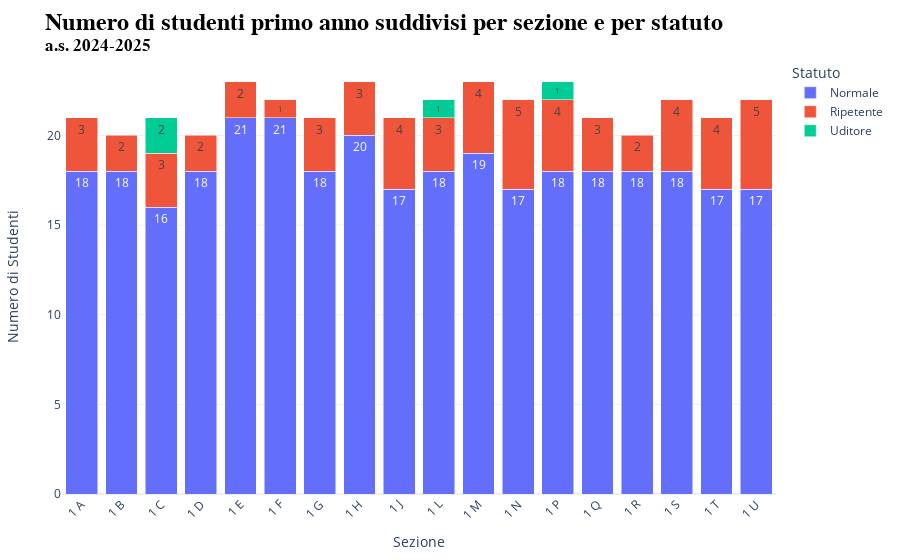

This figure's notebook cell:
### Code cell
# Libreria
import pandas as pd 
import plotly.express as px

# Importazione del file Excel
df = pd.read_excel('estrazione.xlsx')

# Filtrare solo gli studenti del primo anno
df_primo_anno = df[df['Classe (anno)'] == 'primo anno']

# Contare il numero di studenti per ogni sezione e statuto del primo anno
studenti_per_sezione_statuto = df_primo_anno.groupby(['Sezione', 'Statuto']).size().reset_index(name='Numero di Studenti')

# Creare il grafico a istogrammi raggruppato per sezione e statuto utilizzando Plotly
fig14 = px.bar(
    studenti_per_sezione_statuto,
    x='Sezione',
    y='Numero di Studenti',
    color='Statuto',
    text='Numero di Studenti',
    barmode='stack'  # Usa 'stack' per avere barre sovrapposte
)

# Aggiornare il testo delle barre con i valori assoluti
fig14.update_traces(
    texttemplate='%{text}',  # Mostra solo il numero assoluto
    textposition='inside',
    textangle=0  # Mantieni il testo orizzontale
)

# Modificare le impostazioni dell'asse delle y e inclinare le etichette dell'asse x
fig14.update_layout(
    yaxis=dict(
        title='Numero di Studenti',
        title_standoff=25  # Spazio tra l'asse y e il titolo
    ),
    xaxis=dict(
        tickangle=-45  # Inclinare le etichette dell'asse x a 45 gradi
    ),
    margin=dict(t=60, b=40, l=40, r=40),  # Aggiungere margini per evitare che il testo venga tagliato
    template='plotly_white',  # Applicare il tema plotly_white
    title={
        'text': f'Numero di studenti primo anno suddivisi per sezione e per statuto <br><sup>a.s. {anno_scolastico}</sup>',
        'font': {'size': 24, 'family': 'Arial', 'color': 'black', 'weight': 'bold'}
    }
)

# Configurazione per rimuovere il logo di Plotly
config = {
    'displaylogo': False
}

# variabile per esportare grafico
grafico14 = fig14.to_html(full_html=False, config=config, include_plotlyjs='cdn')

# Mostrare il grafico
fig14.show(config=config)

### Figure 1 — Plotly figure (JSON) as saved in the notebook; plotly's stock layout.template omitted (floating-point values rounded to 4 significant figures)
{"data": [{"alignmentgroup": "True", "hovertemplate": "Statuto=Normale<br>Sezione=%{x}<br>Numero di Studenti=%{text}<extra></extra>", "legendgroup": "Normale", "marker": {"color": "#636efa", "pattern": {"shape": ""}}, "name": "Normale", "offsetgroup": "Normale", "orientation": "v", "showlegend": true, "text": [18, 18, 16, 18, 21, 21, 18, 20, 17, 18, 19, 17, 18, 18, 18, 18, 17, 17], "textangle": 0, "textposition": "inside", "texttemplate": "%{text}", "type": "bar", "x": ["1 A", "1 B", "1 C", "1 D", "1 E", "1 F", "1 G", "1 H", "1 J", "1 L", "1 M", "1 N", "1 P", "1 Q", "1 R", "1 S", "1 T", "1 U"], "xaxis": "x", "y": [18, 18, 16, 18, 21, 21, 18, 20, 17, 18, 19, 17, 18, 18, 18, 18, 17, 17], "yaxis": "y"}, {"alignmentgroup": "True", "hovertemplate": "Statuto=Ripetente<br>Sezione=%{x}<br>Numero di Studenti=%{text}<extra></extra>", "legendgroup": "Ripetente", "marker": {"color": "#EF553B", "pattern": {"shape": ""}}, "name": "Ripetente", "offsetgroup": "Ripetente", "orientation": "v", "showlegend": true, "text": [3, 2, 3, 2, 2, 1, 3, 3, 4, 3, 4, 5, 4, 3, 2, 4, 4, 5], "textangle": 0, "textposition": "inside", "texttemplate": "%{text}", "type": "bar", "x": ["1 A", "1 B", "1 C", "1 D", "1 E", "1 F", "1 G", "1 H", "1 J", "1 L", "1 M", "1 N", "1 P", "1 Q", "1 R", "1 S", "1 T", "1 U"], "xaxis": "x", "y": [3, 2, 3, 2, 2, 1, 3, 3, 4, 3, 4, 5, 4, 3, 2, 4, 4, 5], "yaxis": "y"}, {"alignmentgroup": "True", "hovertemplate": "Statuto=Uditore<br>Sezione=%{x}<br>Numero di Studenti=%{text}<extra></extra>", "legendgroup": "Uditore", "marker": {"color": "#00cc96", "pattern": {"shape": ""}}, "name": "Uditore", "offsetgroup": "Uditore", "orientation": "v", "showlegend": true, "text": [2, 1, 1], "textangle": 0, "textposition": "inside", "texttemplate": "%{text}", "type": "bar", "x": ["1 C", "1 L", "1 P"], "xaxis": "x", "y": [2, 1, 1], "yaxis": "y"}], "layout": {"barmode": "stack", "legend": {"title": {"text": "Statuto"}, "tracegroupgap": 0}, "margin": {"b": 40, "l": 40, "r": 40, "t": 60}, "title": {"font": {"color": "black", "family": "Arial", "size": 24, "weight": "bold"}, "text": "Numero di studenti primo anno suddivisi per sezione e per statuto <br><sup>a.s. 2024-2025</sup>"}, "xaxis": {"anchor": "y", "domain": [0, 1], "tickangle": -45, "title": {"text": "Sezione"}}, "yaxis": {"anchor": "x", "domain": [0, 1], "title": {"standoff": 25, "text": "Numero di Studenti"}}}}
